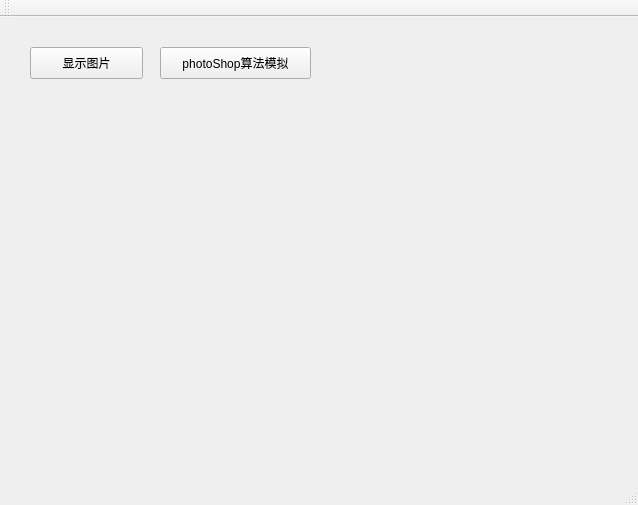
<?xml version="1.0" encoding="UTF-8"?>
<ui version="4.0">
 <class>MainWindow</class>
 <widget class="QMainWindow" name="MainWindow">
  <property name="geometry">
   <rect>
    <x>0</x>
    <y>0</y>
    <width>638</width>
    <height>505</height>
   </rect>
  </property>
  <property name="windowTitle">
   <string>MainWindow</string>
  </property>
  <widget class="QWidget" name="centralWidget">
   <widget class="QPushButton" name="helloWorldBtn">
    <property name="geometry">
     <rect>
      <x>30</x>
      <y>30</y>
      <width>113</width>
      <height>32</height>
     </rect>
    </property>
    <property name="text">
     <string>显示图片</string>
    </property>
   </widget>
   <widget class="QPushButton" name="cutImgButton">
    <property name="geometry">
     <rect>
      <x>160</x>
      <y>30</y>
      <width>151</width>
      <height>32</height>
     </rect>
    </property>
    <property name="text">
     <string>photoShop算法模拟</string>
    </property>
   </widget>
  </widget>
  <widget class="QMenuBar" name="menuBar">
   <property name="geometry">
    <rect>
     <x>0</x>
     <y>0</y>
     <width>638</width>
     <height>22</height>
    </rect>
   </property>
  </widget>
  <widget class="QToolBar" name="mainToolBar">
   <attribute name="toolBarArea">
    <enum>TopToolBarArea</enum>
   </attribute>
   <attribute name="toolBarBreak">
    <bool>false</bool>
   </attribute>
  </widget>
  <widget class="QStatusBar" name="statusBar"/>
 </widget>
 <layoutdefault spacing="6" margin="11"/>
 <resources/>
 <connections/>
</ui>
